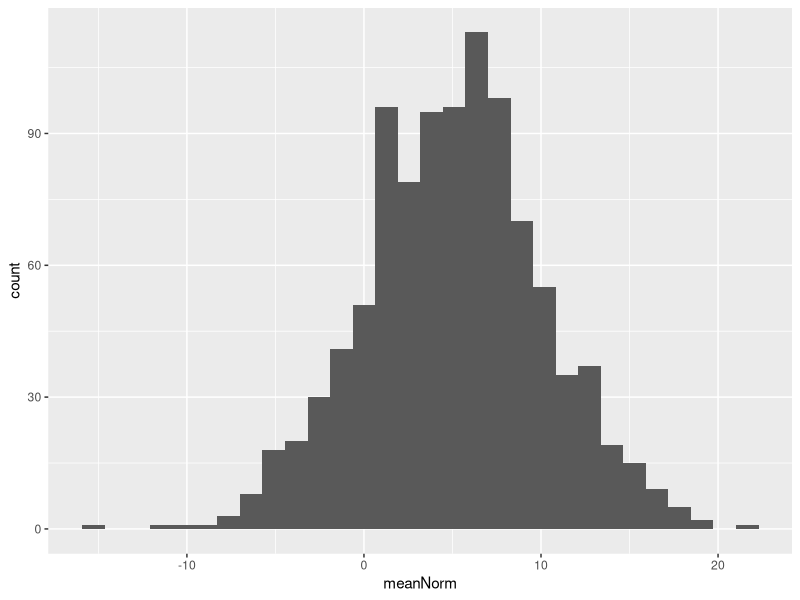
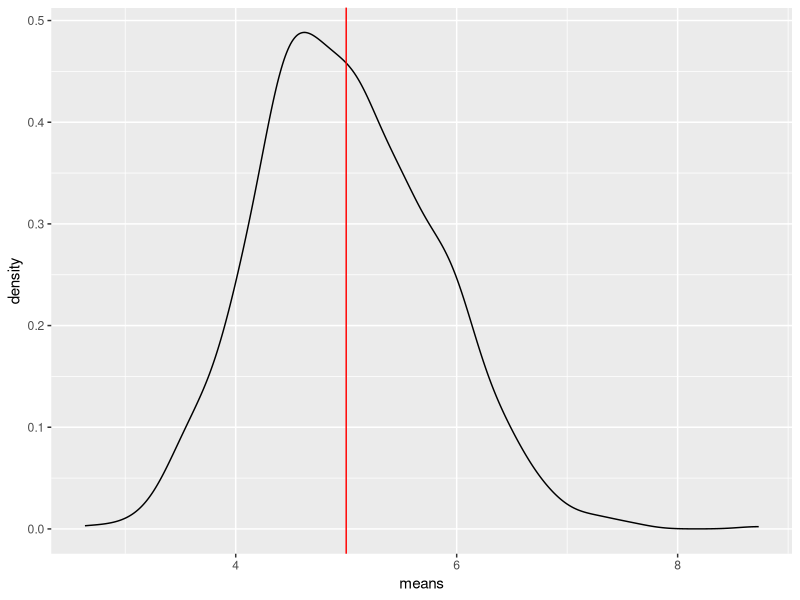
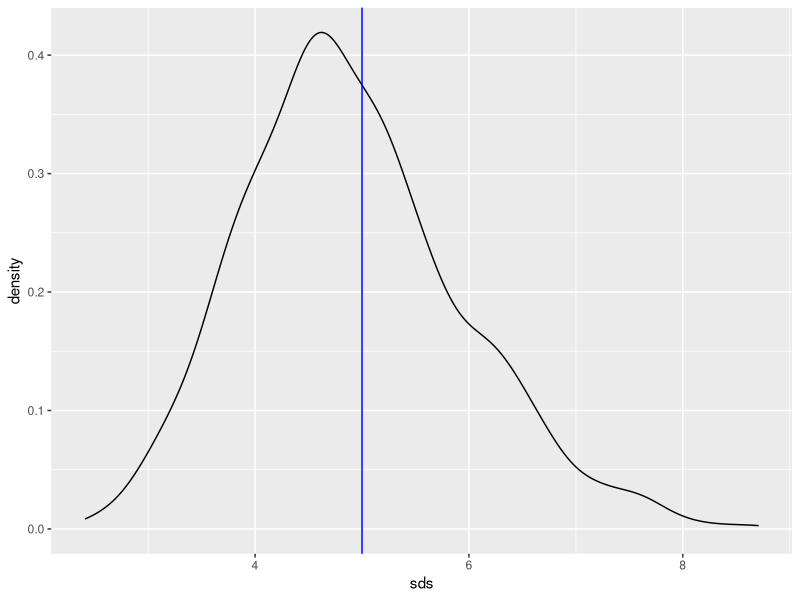
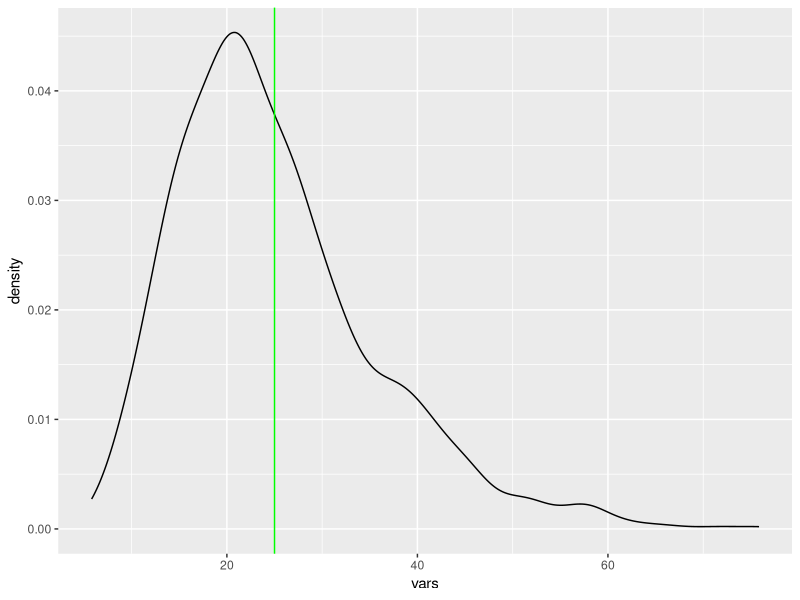
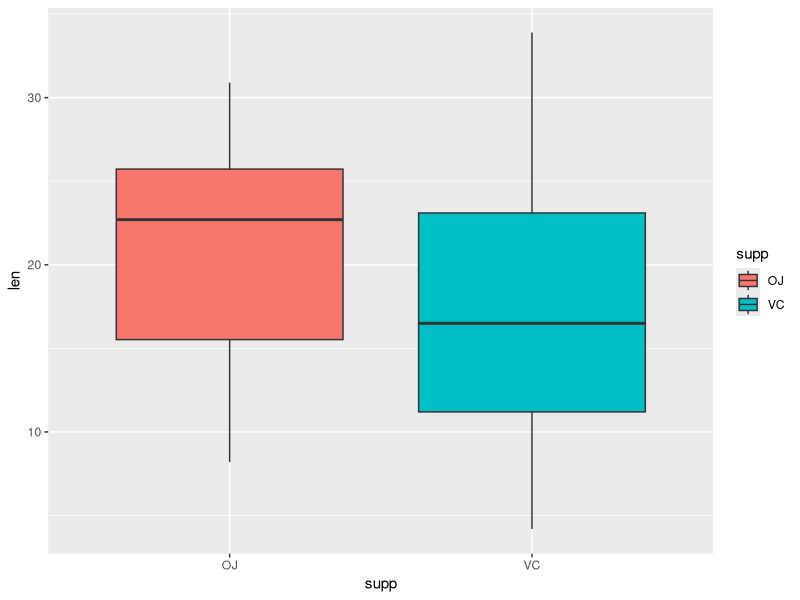
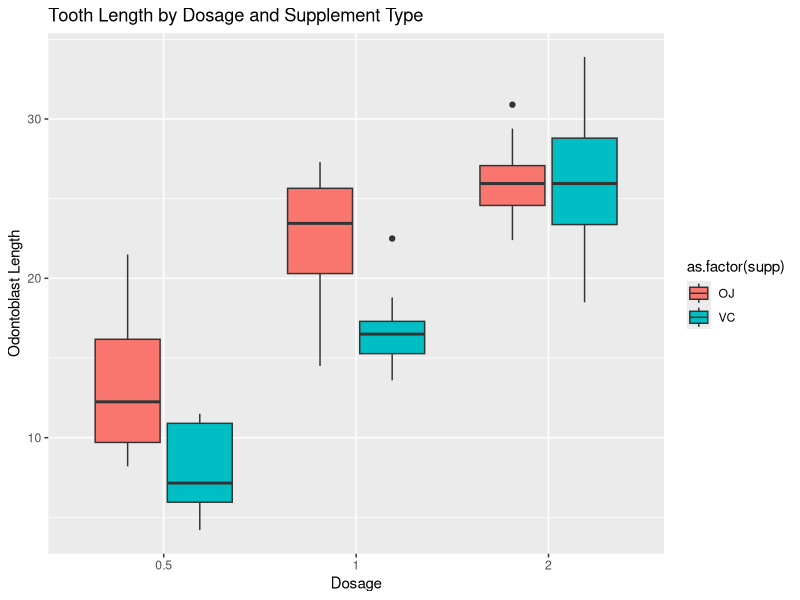

The R source for these figures, in order:
library(ggplot2)

N <- 40 # number of averages
lambda <- 0.2 # rate parameter
nSims <- 1000

set.seed(5730)
simData <- replicate(nSims, rexp(n = N, rate = lambda))

means <- apply(simData, MARGIN = 2, FUN = mean)
sds <- apply(simData, MARGIN = 2, FUN = sd)
vars <- apply(simData, MARGIN = 2, FUN = var)

truMean <- 1/lambda
truSD <- 1/lambda
truVar <- truSD^2


meanNorm <- rnorm(1000, mean = 5, sd = 5)


ggplot(data = as.data.frame(meanNorm)) +
    geom_histogram(aes(x=meanNorm))

meanDist <- ggplot(data = as.data.frame(means)) +
    geom_density(aes(x = means)) +
    geom_vline(xintercept = truMean, color = "red")
meanDist

sdDist <- ggplot(data = as.data.frame(sds)) +
    geom_density(aes(x = sds)) +
    geom_vline(xintercept = truSD, color = "blue")
sdDist

varDist <- ggplot(data = as.data.frame(vars)) +
    geom_density(aes(x = vars)) +
    geom_vline(xintercept = truVar, color = "green")
varDist




#### Tooth Growth

data("ToothGrowth")

str(ToothGrowth)
ggplot(ToothGrowth) +
    geom_boxplot(aes(x = supp, y = len, fill = supp))

ggplot(ToothGrowth) +
    geom_boxplot(aes(x = as.factor(dose), y = len, fill = as.factor(supp))) +
    ggtitle( "Tooth Length by Dosage and Supplement Type") +
    xlab("Dosage") +
    ylab("Odontoblast Length") 



lapply(ToothGrowth, INDEX = ToothGrowth$supp, FUN = mean)

suppByDose <- split(ToothGrowth, list(ToothGrowth$supp, as.factor(ToothGrowth$dose)))

sapply(suppByDose, function(x) mean(x[,1]))


